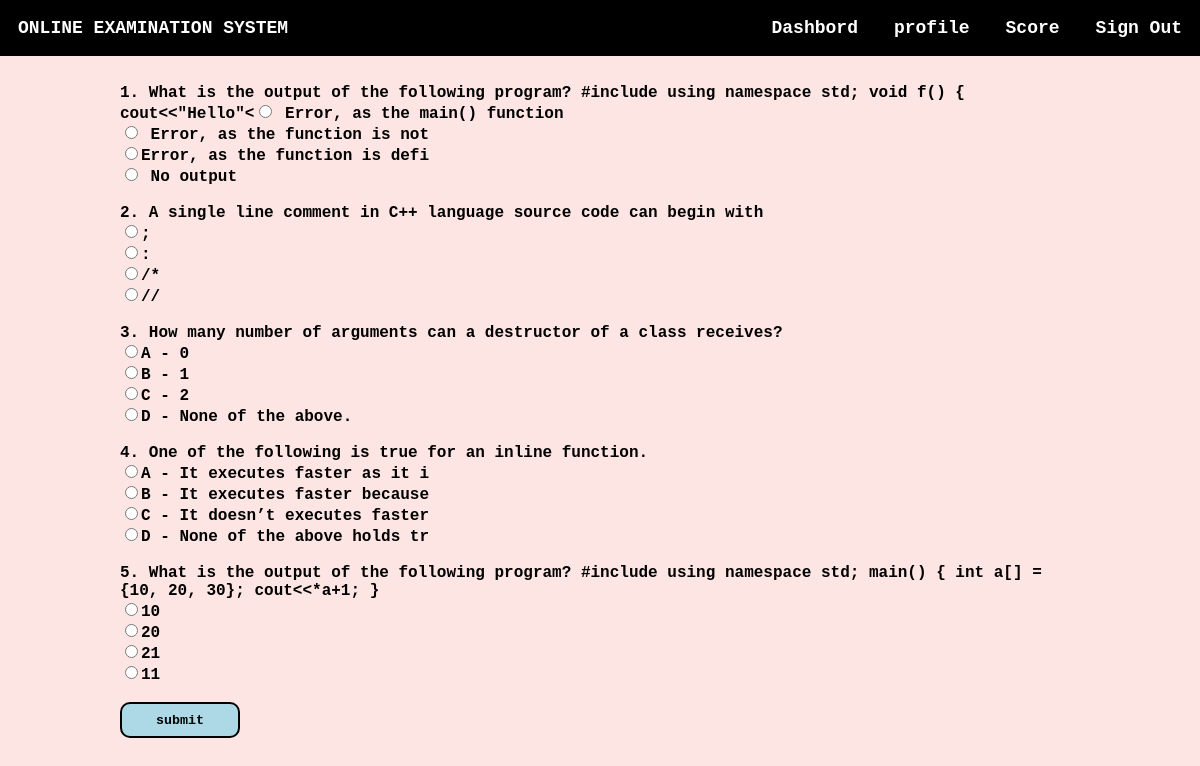
/takeq.php?qid=9 (signed in), run on the app's committed database.
### tables this page shows
CREATE TABLE `questions` (
  `qs` varchar(200) NOT NULL,
  `op1` varchar(30) NOT NULL,
  `op2` varchar(30) NOT NULL,
  `op3` varchar(30) NOT NULL,
  `answer` varchar(30) NOT NULL,
  `quizid` int(11) NOT NULL
);

### takeq.php (the view, shortened to what this page needs)
<html>
<head>
</head>
<?php
$conn = mysqli_connect('localhost', 'root', '', 'project');
?>
<body style="margin: 0 !important;font-weight: bolder !important;font-family: 'Courier New', Courier, monospace;color: #fff">
    <div style="background-color: #fce5e3;">
        <div class="navbar" style="display: inline-flex;width: 100%;color:#fff;position:fixed;">
            <section style="margin: 1.5vw;">ONLINE EXAMINATION SYSTEM</section>
            <ul style="display: inline-flex;padding: 0 !important;margin: 0;float: right;right: 0;position: fixed;width: 50vw;">
                <li onclick="dash()">Dashbord</li>
                <li onclick="prof()">profile</li>
                <li onclick="score()">Score</li>
                <li onclick="lo()">Sign Out</li>
            </ul>
        </div><br><br>
        <section style="margin-top: 4vw;width:80vw;margin-left:10vw;margin-right:10vw; color:#000">
        <?php
        if(isset($_GET["qid"])){
        $qid=$_GET["qid"];
            $sql ="select * from questions where quizid='{$qid}'";
            $res=mysqli_query($conn,$sql);
            if($res)
            {
                if(mysqli_num_rows($res)==0)
                {
                    echo "No questions found under this quiz please come later";
                }else{
                $i=1;
                $j=0;
                echo "<form method=\"POST\">";
                while ($row = mysqli_fetch_assoc($res)) {
                    echo $i.". ".$row["qs"]."<br>";
                    echo "<input type=\"radio\" value=\"".$j."\" name=\"ans".$i.$j."\">".$row["op1"]."<br>";
                    echo "<input type=\"radio\" value=\"".($j+1)."\" name=\"ans".$i.$j."\">".$row["op2"]."<br>";
                    echo "<input type=\"radio\" value=\"".($j+2)."\"name=\"ans".$i.$j."\">".$row["op3"]."<br>";
                    echo "<input type=\"radio\"value=\"".($j+3)."\" name=\"ans".$i.$j."\">".$row["answer"]."<br><br>";
                    $i++;
                }
                echo "<input id=\"btn\" type=\"submit\" name=\"submit\" value=\"submit\"><br><br><br>";
                echo "</form><br><br>";
            }
            }
            else
            {
                echo "error".mysqli_error($conn).".";
            }
     } ?>
        </section>
    </div>
</body>
</html>

### takeq.php (style rules this page uses)
li { margin: 1.5vw; }
ul { list-style: none; width: auto !important; }
.navbar { background-color:#000 !important; font-size: 1.5vw; }
#btn { height: 3vw;width: 10vw;font-family: 'Courier New', Courier, monospace;font-weight: bolder;border-radius: 10px;border: 2px solid black;background-color: lightblue; }

### data on the page
questions: qs "What is the output of the following program? #include using namespace std; void f() { cout<<\"Hello\"<", op1 "Error, as the main() function", op2 "Error, as the function is not", op3 "Error, as the function is defi", answer "No output"
questions: qs "A single line comment in C++ language source code can begin with", op1 ";", op2 ":", op3 "/*", answer "//"
questions: qs "How many number of arguments can a destructor of a class receives?", op1 "A - 0", op2 "B - 1", op3 "C - 2", answer "D - None of the above."
questions: qs "One of the following is true for an inline function.", op1 "A - It executes faster as it i", op2 "B - It executes faster because", op3 "C - It doesn’t executes faster", answer "D - None of the above holds tr"
questions: qs "What is the output of the following program? #include using namespace std; main() { int a[] = {10, 20, 30}; cout<<*a+1; }", op1 "10", op2 "20", op3 "21", answer "11"
